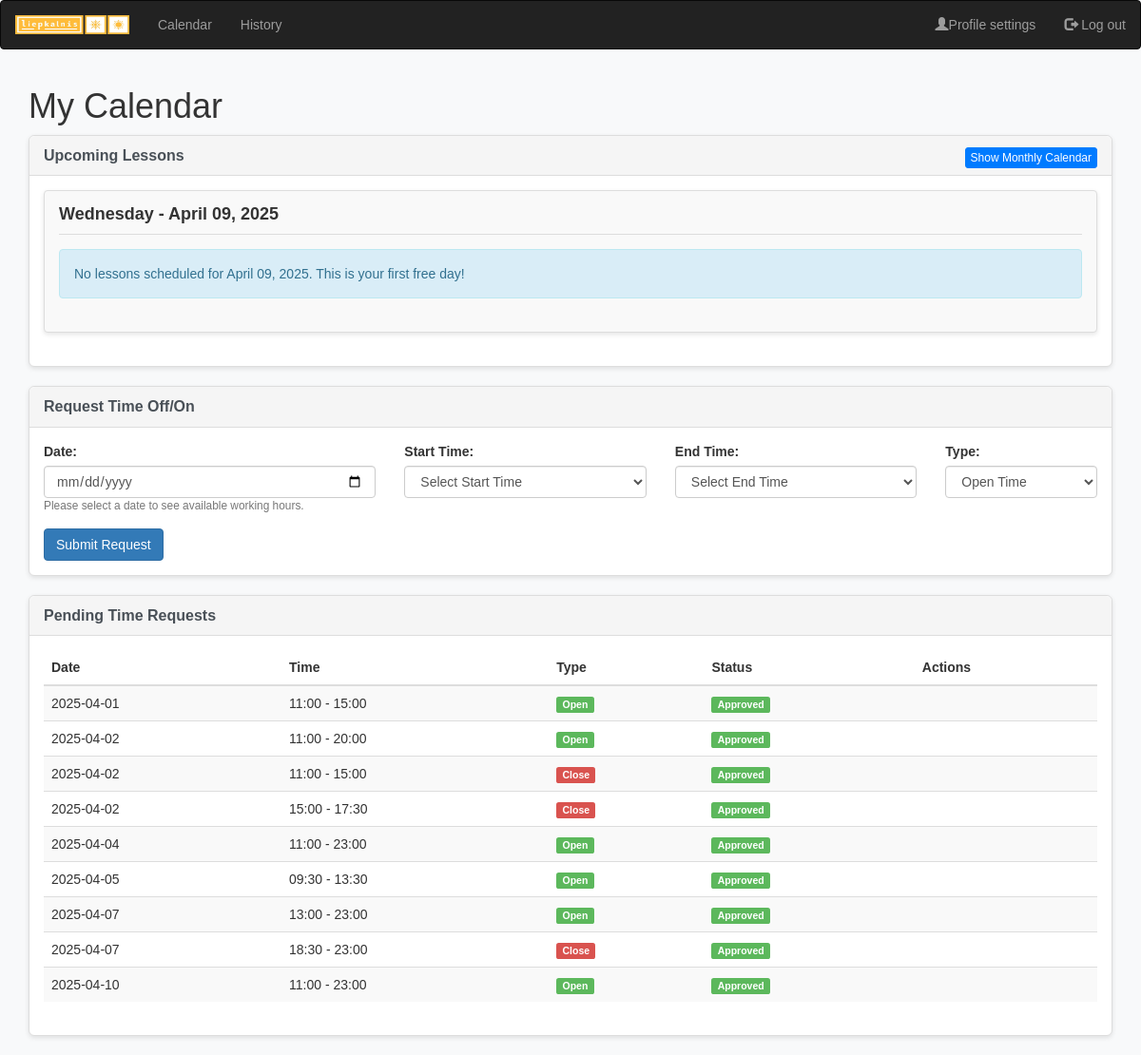
The app's page /instructor/calendar (signed in), older data.
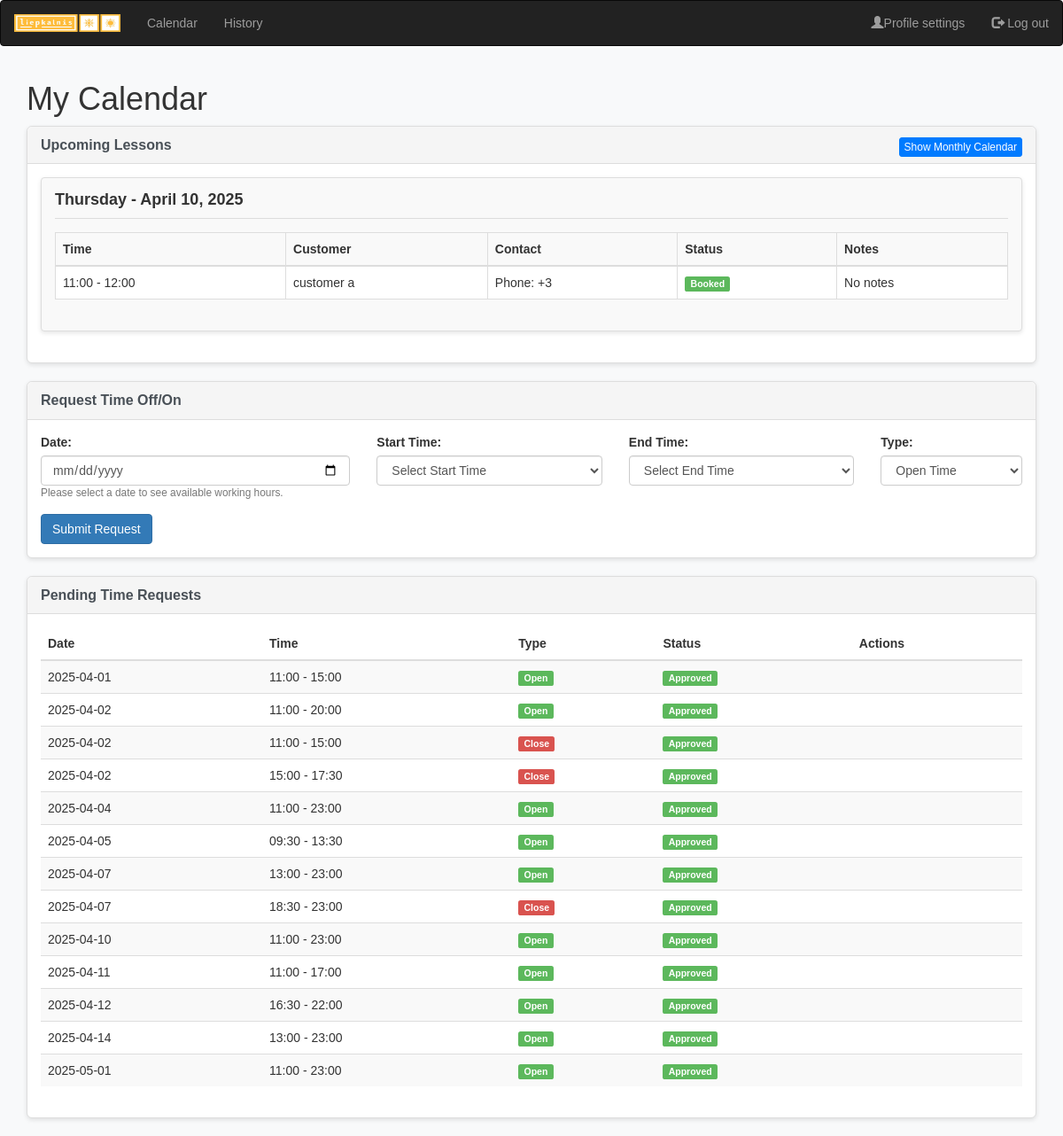
The same page, newer data.
### tables this page shows
CREATE TABLE "time_requests" (
	"id"	INTEGER,
	"instructor_id"	INTEGER NOT NULL,
	"request_date"	DATE NOT NULL,
	"start_time"	TIME NOT NULL,
	"end_time"	TIME NOT NULL,
	"request_type"	TEXT NOT NULL CHECK("request_type" IN ('open', 'close')),
	"status"	TEXT DEFAULT 'pending' CHECK("status" IN ('pending', 'approved', 'rejected')),
	"reason"	TEXT,
	"admin_id"	INTEGER,
	"created_at"	TIMESTAMP DEFAULT CURRENT_TIMESTAMP,
	"processed_at"	TIMESTAMP,
	"admin_note"	TEXT,
	PRIMARY KEY("id" AUTOINCREMENT),
	FOREIGN KEY("admin_id") REFERENCES "users"("id") ON DELETE SET NULL,
	FOREIGN KEY("instructor_id") REFERENCES "users"("id") ON DELETE CASCADE
);

CREATE TABLE lessons (
    id INTEGER PRIMARY KEY AUTOINCREMENT,
    customer_id INTEGER NOT NULL,
    instructor_id INTEGER NOT NULL,
    lesson_date DATE NOT NULL,
    start_time TIME NOT NULL,
    end_time TIME NOT NULL,
    status TEXT CHECK(status IN ('booked', 'completed', 'cancelled', 'no-show')) DEFAULT 'booked',
    notes TEXT,
    created_at TIMESTAMP DEFAULT CURRENT_TIMESTAMP,
    FOREIGN KEY (customer_id) REFERENCES users(id) ON DELETE CASCADE,
    FOREIGN KEY (instructor_id) REFERENCES users(id) ON DELETE CASCADE
);

CREATE TABLE "user_info" (
	"id"	INTEGER,
	"username"	TEXT NOT NULL UNIQUE,
	"role"	TEXT NOT NULL,
	"name"	TEXT,
	"surname"	TEXT,
	"email"	TEXT UNIQUE,
	"phone"	TEXT,
	"profile_picture"	TEXT,
	"hourly_rate"	REAL DEFAULT 0, birthday TEXT, ski_type TEXT,
	PRIMARY KEY("id"),
	FOREIGN KEY("id") REFERENCES "users"("id") ON DELETE CASCADE
);

### app.py (the view)
@app.route("/instructor/calendar")
@login_required
def instructor_calendar():
    if current_user.role != "instructor":
        flash("You don't have permission to access this page", "danger")
        return redirect("/")
    today = datetime.now()
    year = today.year
    month = today.month  # 1-based month (January = 1)
    first_day = datetime(year, month, 1).date()
    if month == 12:
        last_day = datetime(year + 1, 1, 1).date() - timedelta(days=1)
    else:
        last_day = datetime(year, month + 1, 1).date() - timedelta(days=1)
    next_lesson_day = db.execute(
        """
        SELECT
            lesson_date
        FROM lessons
        WHERE instructor_id = ?
        AND lesson_date >= CURRENT_DATE
        AND status != 'cancelled'
        ORDER BY lesson_date
        LIMIT 1
        """,
        current_user.id
    )
    if next_lesson_day:
        next_day = datetime.strptime(next_lesson_day[0]["lesson_date"], "%Y-%m-%d").date()
    else:
        next_day = today.date()
    availabilities = db.execute(
        """
        SELECT
            id,
            request_date as availability_date,
            start_time,
            end_time
        FROM time_requests
        WHERE instructor_id = ?
        AND request_date BETWEEN ? AND ?
        AND request_type = 'open'
        AND status = 'approved'
        ORDER BY request_date, start_time
        """,
        current_user.id, first_day.strftime("%Y-%m-%d"), last_day.strftime("%Y-%m-%d")
    )
    unavailabilities = db.execute(
        """
        SELECT
            id,
            request_date as unavailable_date,
            start_time,
            end_time
        FROM time_requests
        WHERE instructor_id = ?
        AND request_date BETWEEN ? AND ?
        AND request_type = 'close'
        AND status = 'approved'
        ORDER BY request_date, start_time
        """,
        current_user.id, first_day.strftime("%Y-%m-%d"), last_day.strftime("%Y-%m-%d")
    )
    detailed_lessons = db.execute(
        """
        SELECT
            l.id,
            l.lesson_date,
            l.start_time,
            l.end_time,
            l.status,
            l.notes,
            u.username as customer_name,
            ui.email as customer_email,
            ui.phone as customer_phone,
            ui.name as customer_first_name,
            ui.surname as customer_last_name,
            ui.birthday as customer_birthday,
            ui.ski_type as customer_ski_type
        FROM lessons l
        JOIN users u ON l.customer_id = u.id
        LEFT JOIN user_info ui ON u.id = ui.id
        WHERE l.instructor_id = ?
        AND l.lesson_date = ?
        AND l.status != 'cancelled'
        ORDER BY l.start_time
        """,
        current_user.id, next_day.strftime("%Y-%m-%d")
    )
    lessons = db.execute(
        """
        SELECT
            l.id,
            l.lesson_date,
            l.start_time,
            l.end_time,
            l.status,
            l.notes,
            u.username as customer_name,
            ui.email as customer_email,
            ui.phone as customer_phone,
            ui.name as customer_first_name,
            ui.surname as customer_last_name,
            ui.birthday as customer_birthday,
            ui.ski_type as customer_ski_type
        FROM lessons l
        JOIN users u ON l.customer_id = u.id
        LEFT JOIN user_info ui ON u.id = ui.id
        WHERE l.instructor_id = ?
        AND l.lesson_date BETWEEN ? AND ?
        AND l.status != 'cancelled'
        ORDER BY l.lesson_date, l.start_time
        """,
        current_user.id, first_day.strftime("%Y-%m-%d"), last_day.strftime("%Y-%m-%d")
    )
    pending_requests = db.execute(
        """
        SELECT
            id,
            request_date,
            start_time,
            end_time,
            request_type,
            status,
            created_at
        FROM time_requests
        WHERE instructor_id = ?
        ORDER BY request_date, start_time
        """,
        current_user.id
    )
    time_slots = []
    start_time = datetime.strptime("08:00", "%H:%M")
    end_time = datetime.strptime("23:00", "%H:%M")
    interval = timedelta(minutes=30)
    current_time = start_time
    while current_time <= end_time:
        time_slots.append(current_time.strftime("%H:%M"))
        current_time += interval
    working_hours = db.execute("SELECT * FROM working_hours ORDER BY day_of_week")
    days_of_week = ["Monday", "Tuesday", "Wednesday", "Thursday", "Friday", "Saturday", "Sunday"]
    hours_by_day = {}
    for day in range(7):
        hours_by_day[day] = {
            "name": days_of_week[day],
            "open_time": "09:00",
            "close_time": "17:00",
            "is_open": True
        }
    for hours in working_hours:
        day = hours["day_of_week"]
        hours_by_day[day] = {
            "name": days_of_week[day],
            "open_time": hours["open_time"],
            "close_time": hours["close_time"],
            "is_open": hours["is_open"]
        }
    current_month = today.strftime("%B %Y")
    day_name = next_day.strftime("%A")  # Get day name (Monday, Tuesday, etc.)
    formatted_date = next_day.strftime("%B %d, %Y")  # Format like "January 1, 2023"
    next_day_info = {
        "date": next_day.strftime("%Y-%m-%d"),
        "day_name": day_name,
        "formatted_date": formatted_date,
        "has_lessons": len(detailed_lessons) > 0
    }
    return render_template(
        "instructor/calendar.html",
        availabilities=availabilities,
        unavailabilities=unavailabilities,
        lessons=lessons,
        detailed_lessons=detailed_lessons,
        next_day=next_day_info,
        pending_requests=pending_requests,
        time_slots=time_slots,
        today=today.strftime("%Y-%m-%d"),
        working_hours=hours_by_day,
        current_month=current_month,
        current_year=year,
        current_month_num=month
    )

### templates/instructor/calendar.html (shortened to what this page needs)
{% extends "layout.html" %}
{% block main %}
<div class="container">
    <h1 class="mb-4">My Calendar</h1>
    <div class="panel panel-default">
        <div class="panel-heading">
            <h3 class="panel-title">
                <span id="calendarViewTitle">Upcoming Lessons</span>
                <div class="pull-right">
                    <button class="btn btn-xs btn-primary" id="toggleCalendarView">Show Monthly Calendar</button>
                </div>
            </h3>
        </div>
        <div class="panel-body">
            <div id="detailedView">
                <div class="day-container mb-4">
                    <h4>{{ next_day.day_name }} - {{ next_day.formatted_date }}</h4>
                    <div class="table-responsive">
                        {% if detailed_lessons %}
                            <table class="table table-bordered">
                                <thead>
                                    <tr>
                                        <th>Time</th>
                                        <th>Customer</th>
                                        <th>Contact</th>
                                        <th>Status</th>
                                        <th>Notes</th>
                                    </tr>
                                </thead>
                                <tbody>
                                    {% for lesson in detailed_lessons %}
                                        <tr class="lesson-row" data-lesson-id="{{ lesson.id }}">
                                            <td>{{ lesson.start_time }} - {{ lesson.end_time }}</td>
                                            <td>
                                                {% if lesson.customer_first_name and lesson.customer_last_name %}
                                                    {{ lesson.customer_first_name }} {{ lesson.customer_last_name }}
                                                {% else %}
                                                    {{ lesson.customer_name }}
                                                {% endif %}
                                            </td>
                                            <td>
                                                {% if lesson.customer_phone %}
                                                    <div>Phone: {{ lesson.customer_phone }}</div>
                                                {% endif %}
                                            </td>
                                            <td>
                                                {% if lesson.status == 'booked' %}
                                                    <span class="label label-success">Booked</span>
                                                {% else %}
                                                    <span class="label label-default">{{ lesson.status }}</span>
                                                {% endif %}
                                            </td>
                                            <td>{{ lesson.notes or 'No notes' }}</td>
                                        </tr>
                                    {% endfor %}
                                </tbody>
                            </table>
                        {% else %}
                            <div class="alert alert-info">
                                No lessons scheduled for {{ next_day.formatted_date }}.
                                {% if next_day.date == today %}
                                    This is your first free day!
                                {% endif %}
                            </div>
                        {% endif %}
                    </div>
                </div>
            </div>
        </div>
    </div>
    <div class="panel panel-default mt-4">
        <div class="panel-heading">
            <h3 class="panel-title">Request Time Off/On</h3>
        </div>
        <div class="panel-body">
            <form id="timeRequestForm" action="/instructor/request_time" method="post">
                <div class="row">
                    <div class="col-md-4">
                        <div class="form-group">
                            <label for="request_date">Date:</label>
                            <input type="date" class="form-control" id="request_date" name="request_date" required min="{{ today }}">
                            <div class="working-hours-notice mt-2 small text-muted">
                                Please select a date to see available working hours.
                            </div>
                        </div>
                    </div>
                    <div class="col-md-3">
                        <div class="form-group">
                            <label for="start_time">Start Time:</label>
                            <select class="form-control" id="start_time" name="start_time" required>
                                <option value="">Select Start Time</option>
                            </select>
                        </div>
                    </div>
                    <div class="col-md-3">
                        <div class="form-group">
                            <label for="end_time">End Time:</label>
                            <select class="form-control" id="end_time" name="end_time" required>
                                <option value="">Select End Time</option>
                            </select>
                        </div>
                    </div>
                    <div class="col-md-2">
                        <div class="form-group">
                            <label for="request_type">Type:</label>
                            <select class="form-control" id="request_type" name="request_type" required>
                                <option value="open">Open Time</option>
                            </select>
                        </div>
                    </div>
                </div>
                <button type="submit" class="btn btn-primary">Submit Request</button>
            </form>
        </div>
    </div>
    <div class="panel panel-default mt-4">
        <div class="panel-heading">
            <h3 class="panel-title">Pending Time Requests</h3>
        </div>
        <div class="panel-body">
            {% if pending_requests %}
                <table class="table table-striped">
                    <thead>
                        <tr>
                            <th>Date</th>
                            <th>Time</th>
                            <th>Type</th>
                            <th>Status</th>
                            <th>Actions</th>
                        </tr>
                    </thead>
                    <tbody>
                        {% for request in pending_requests %}
                            <tr>
                                <td>{{ request.request_date }}</td>
                                <td>{{ request.start_time }} - {{ request.end_time }}</td>
                                <td>
                                    {% if request.request_type == 'open' %}
                                        <span class="label label-success">Open</span>
                                    {% else %}
                                        <span class="label label-danger">Close</span>
                                    {% endif %}
                                </td>
                                <td>
                                    {% if request.status == 'pending' %}
                                        <span class="label label-warning">Pending</span>
                                    {% elif request.status == 'approved' %}
                                        <span class="label label-success">Approved</span>
                                    {% else %}
                                        <span class="label label-danger">Rejected</span>
                                    {% endif %}
                                </td>
                                <td>
                                </td>
                            </tr>
                        {% endfor %}
                    </tbody>
                </table>
            {% else %}
                <div class="alert alert-info">No pending time requests.</div>
            {% endif %}
        </div>
    </div>
</div>
{% endblock %}

Row changes from the older to the newer data that the page shows:
added lessons: start_time "11:00", end_time "12:00", customer_first_name "customer", customer_last_name "a", customer_phone "+3", status "Booked", notes "No notes"
added time_requests: request_date "2025-04-11", start_time "11:00", end_time "17:00", request_type "Open", status "Approved"
added time_requests: request_date "2025-04-12", start_time "16:30", end_time "22:00", request_type "Open", status "Approved"
added time_requests: request_date "2025-04-14", start_time "13:00", end_time "23:00", request_type "Open", status "Approved"
added time_requests: request_date "2025-05-01", start_time "11:00", end_time "23:00", request_type "Open", status "Approved"
Text that changed along with them:
{{ next_day.day_name }}: "Wednesday" → "Thursday"
{{ next_day.formatted_date }}: "April 09, 2025" → "April 10, 2025"
{{ next_day.formatted_date }}: "April 09, 2025" → (not shown)
text no longer shown: "No lessons scheduled for . This is your first free day!"
text now shown: "Time Customer Contact Status Notes"
